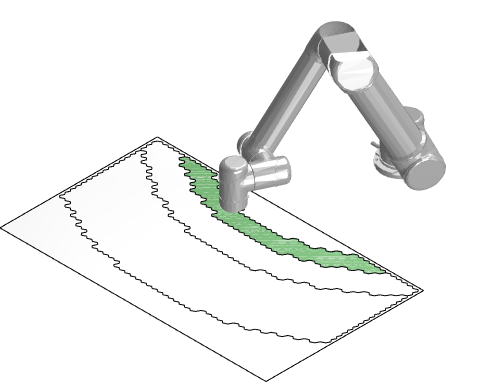
%> input picture cpp/papers/TMech-AIM20/init_submit_Jan20/newfigures/square_example_545_2_2.png, 500 x 382 px
$ octave mergeimage.m   (GNU Octave 9; MATLAB toolbox functions it lacks are replaced by stand-ins)
%> lines starting %> are read from the running program, lines starting %| are printed output that depends on the picture
f1 = imread('square_example_545_2_2.png');
%> f1 is the input picture: size 382x500x3 uint8; mean R, G, B 242, 243, 242
f2 = imread('square_example_545_4.png');
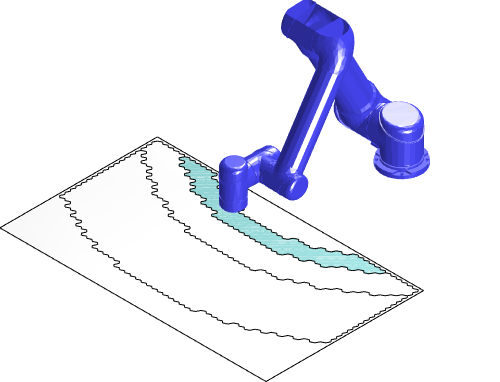
%> input picture cpp/papers/TMech-AIM20/init_submit_Jan20/newfigures/square_example_545_4.png, 500 x 382 px
%> f2 is the input picture: size 382x500x3 uint8; mean R, G, B 234.7, 235.7, 246.4

f3 = imread('square_example_551_1_2.png');
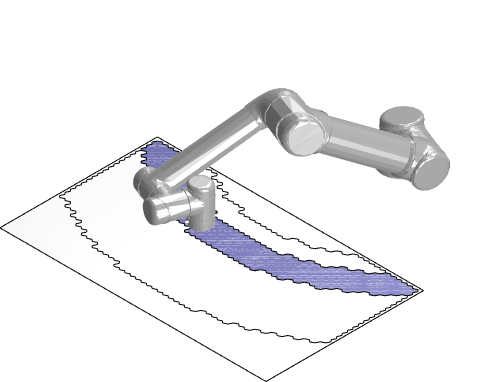
%> input picture cpp/papers/TMech-AIM20/init_submit_Jan20/newfigures/square_example_551_1_2.png, 500 x 382 px
%> f3 is the input picture: size 382x500x3 uint8; mean R, G, B 241, 241, 242.6
f4 = imread('square_example_551_2_2.png');
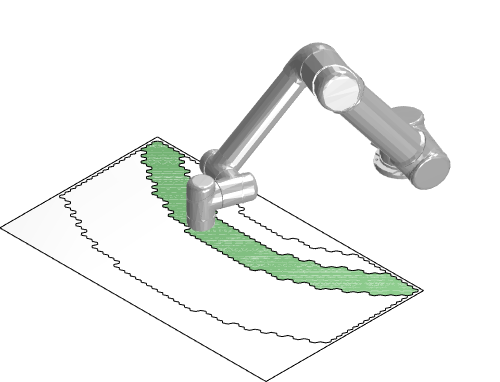
%> input picture cpp/papers/TMech-AIM20/init_submit_Jan20/newfigures/square_example_551_2_2.png, 500 x 382 px
%> f4 is the input picture: size 382x500x3 uint8; mean R, G, B 239.9, 242, 239.9
f5 = imread('square_example_551_3_2.png');
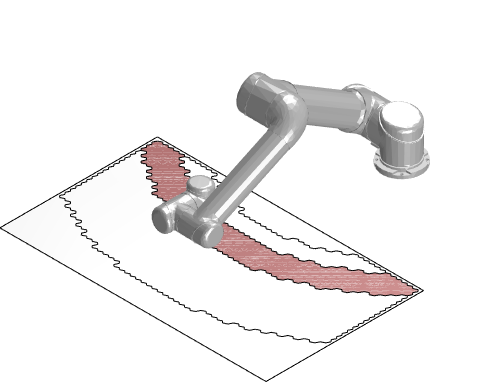
%> input picture cpp/papers/TMech-AIM20/init_submit_Jan20/newfigures/square_example_551_3_2.png, 500 x 382 px
%> f5 is the input picture: size 382x500x3 uint8; mean R, G, B 242, 240.2, 240.2
f6 = imread('square_example_551_4.png');
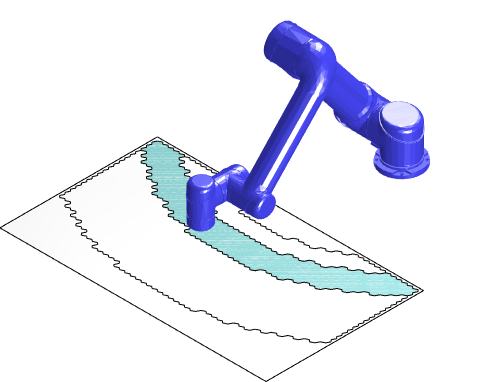
%> input picture cpp/papers/TMech-AIM20/init_submit_Jan20/newfigures/square_example_551_4.png, 500 x 382 px
%> f6 is the input picture: size 382x500x3 uint8; mean R, G, B 233.3, 235.4, 246.3

%> (the run ends here)
